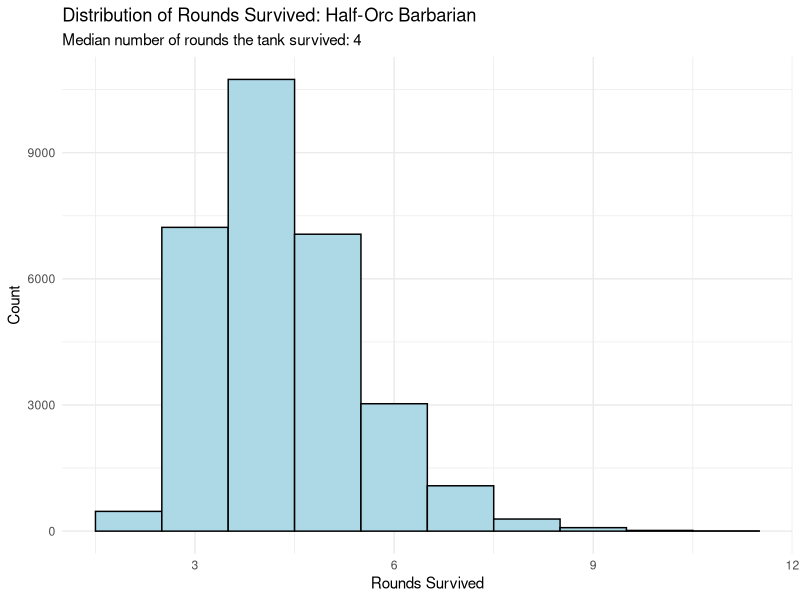
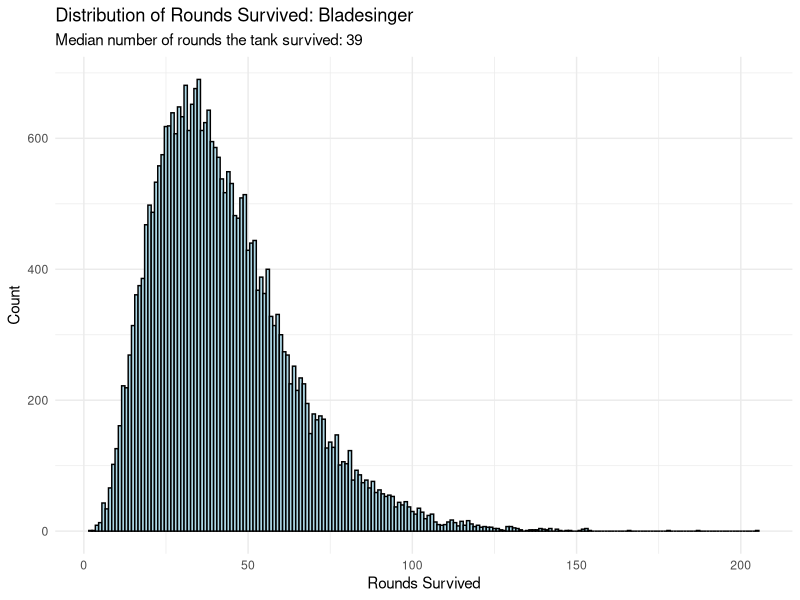
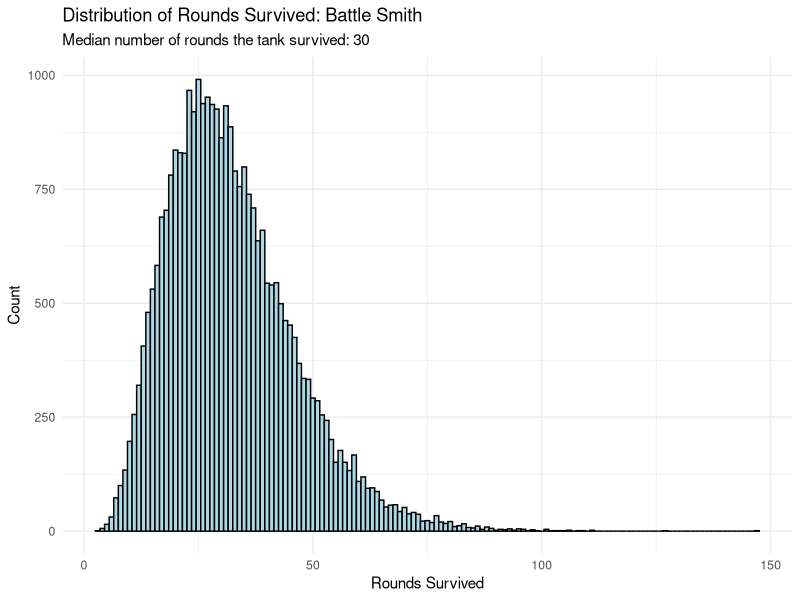

Generate these figures, in order, with R:
## ---- chunk 1
knitr::opts_chunk$set(echo = TRUE)

# Load the ggplot2 package
library(tidyverse)
## ---- chunk 2
# Function to simulate a single attack
simulate_attack <- function(to_hit, target_ac, disadvantage = FALSE) {
  # Draw two random numbers from 1 to 20 if disadvantage is TRUE, one otherwise
  rolls <- sample(1:20, ifelse(disadvantage, 2, 1))
  
  # If disadvantage is TRUE, take the lower roll, otherwise take the roll
  roll <- ifelse(disadvantage, min(rolls), rolls)
  
  # Check for natural 20 (if not at disadvantage)
  if (roll == 20 & !disadvantage) {
    return(list('result' = TRUE, 'message' = "Critical hit!"))
  }
  
  # Add the "to hit" bonus
  total <- roll + to_hit
  
  # Return TRUE if the total is greater than the target's AC, FALSE otherwise
  if(total >= target_ac) {
    return(list('result' = TRUE, 'message' = "Hit!"))
  } else {
    return(list('result' = FALSE, 'message' = "Miss!"))
  }
}
## ---- chunk 3
# Define "to hit" bonus, target's AC, and whether the attacker has disadvantage
to_hit <- 5
target_ac <- 15
disadvantage <- TRUE

# Use the function to simulate an attack
attack_result <- simulate_attack(to_hit, target_ac, disadvantage)

# Print the result
print(attack_result$message)
## ---- chunk 4
# Function to simulate a battle
simulate_battle <- function(to_hit, target_ac, disadvantage, damage, target_hp, attacks_per_round) {
  # Initialize round counter
  rounds_survived <- 0
  
  # Loop until target is defeated
  while(target_hp > 0) {
    # Loop for each attack per round
    for(i in 1:attacks_per_round) {
      # Simulate an attack
      attack_result <- simulate_attack(to_hit, target_ac, disadvantage)
      
      # If the attack hit, subtract damage from target's HP
      if (attack_result$result) {
        target_hp <- target_hp - damage
      }
      
      # If target is defeated, break out of the loop
      if(target_hp <= 0) {
        break
      }
    }
    
    # Increment round counter
    rounds_survived <- rounds_survived + 1
  }
  
  # Return number of rounds survived
  return(rounds_survived)
}
## ---- chunk 5
# Define "to hit" bonus, target's AC, whether the attacker has disadvantage, damage, target's HP, and attacks per round
to_hit <- 5
target_ac <- 15
disadvantage <- TRUE
damage <- 6
target_hp <- 50
attacks_per_round <- 2

# Use the function to simulate a battle
rounds_survived <- simulate_battle(to_hit, target_ac, disadvantage, damage, target_hp, attacks_per_round)

# Print the result
print(paste("The tank survived for", rounds_survived, "rounds."))
## ---- chunk 6
# Define "to hit" bonus, target's AC, whether the attacker has disadvantage, damage, target's HP, and attacks per round
to_hit <- 7
target_ac <- 18
disadvantage <- FALSE
damage <- 11
target_hp <- 60
attacks_per_round <- 3
## ---- chunk 7
# Number of simulations to run
n_simulations <- 30000

# Run simulations
results <- replicate(n_simulations, simulate_battle(to_hit, target_ac, disadvantage, damage, target_hp, attacks_per_round))

# Calculate average number of rounds survived
median_rounds  <- median(results)

# Create a data frame with the results
results_df <- data.frame(RoundsSurvived = results)

# Create the plot
ggplot(results_df, aes(x=RoundsSurvived)) +
  geom_histogram(binwidth=1, color="black", fill="lightblue") +
  theme_minimal() +
  labs(
    title="Distribution of Rounds Survived: Half-Orc Barbarian",
    subtitle=paste("Median number of rounds the tank survived:", round(median_rounds , 2)),
    x="Rounds Survived", 
    y="Count"
  )
## ---- chunk 8
# Define "to hit" bonus, target's AC, whether the attacker has disadvantage, damage, target's HP, and attacks per round
to_hit <- 7
target_ac <- 24
disadvantage <- TRUE
damage <- 11
target_hp <- 37
attacks_per_round <- 3

## ---- chunk 9
# Number of simulations to run
n_simulations <- 30000

# Run simulations
results <- replicate(n_simulations, simulate_battle(to_hit, target_ac, disadvantage, damage, target_hp, attacks_per_round))

# Calculate average number of rounds survived
median_rounds  <- median(results)

# Create a data frame with the results
results_df <- data.frame(RoundsSurvived = results)

# Create the plot
ggplot(results_df, aes(x=RoundsSurvived)) +
  geom_histogram(binwidth=1, color="black", fill="lightblue") +
  theme_minimal() +
  labs(
    title="Distribution of Rounds Survived: Bladesinger",
    subtitle=paste("Median number of rounds the tank survived:", round(median_rounds , 2)),
    x="Rounds Survived", 
    y="Count"
  )

## ---- chunk 10
# Define "to hit" bonus, target's AC, whether the attacker has disadvantage, damage, target's HP, and attacks per round
to_hit <- 7
target_ac <- 23
disadvantage <- TRUE
damage <- 11
target_hp <- 53
attacks_per_round <- 3

## ---- chunk 11
# Number of simulations to run
n_simulations <- 30000

# Run simulations
results <- replicate(n_simulations, simulate_battle(to_hit, target_ac, disadvantage, damage, target_hp, attacks_per_round))

# Calculate average number of rounds survived
median_rounds  <- median(results)

# Create a data frame with the results
results_df <- data.frame(RoundsSurvived = results)

# Create the plot
ggplot(results_df, aes(x=RoundsSurvived)) +
  geom_histogram(binwidth=1, color="black", fill="lightblue") +
  theme_minimal() +
  labs(
    title="Distribution of Rounds Survived: Battle Smith",
    subtitle=paste("Median number of rounds the tank survived:", round(median_rounds , 2)),
    x="Rounds Survived", 
    y="Count"
  )

